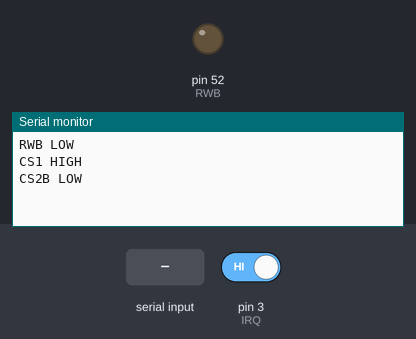
This sketch was run on a simulated Arduino Mega 2560, built with avr-gcc and run on an emulated ATmega2560. Parts: output pins drawn as LEDs (lit = HIGH), the last lines printed to the serial monitor. Inputs (shaded band) come from the test bench; at power-on: pin 3 (IRQ) HIGH. Pins used as bus, display or sensor lines are not drawn.

Above: at 1.2 s.
1.3 s: pin 3 (IRQ) driven LOW
At 1.9 s:
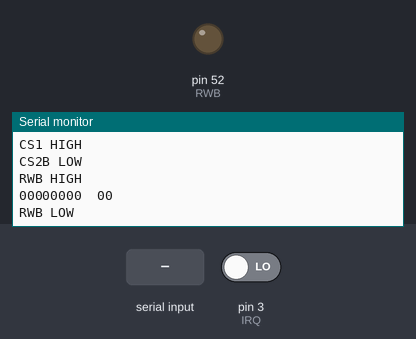
2.8 s: "e\n" received over Serial
At 4.0 s:
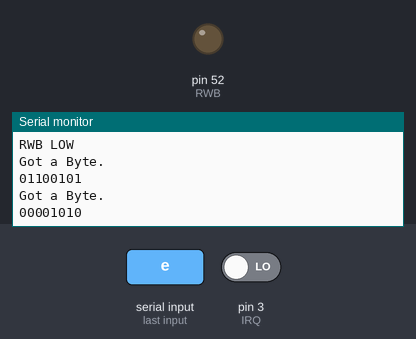
4.3 s: byte 92 (92) received over Serial
At 5.3 s:
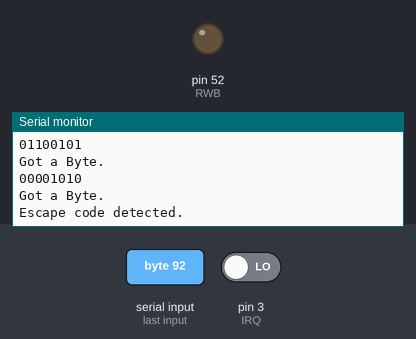

The sketch:

6522test.ino
```cpp
int DATA[] = {30,32,34,36,38,40,42,44};
int CLOCK = 46;
int CS1 = 48;
int CS2B = 50;
int RWB = 52;
int RS[]= {22, 24, 26, 28};
int RESET = 2;
int IRQ = 3;

int dly = .016;
int tck = true;
int escape = 0;
int rel = false;
int shift = false;

char kbd[256];

char output[30];

char ps2ToAsciiConvert(int scanCode) {
  if (shift) {
    switch (scanCode) {
        case 0x76: return 27; //Escape
        case 0x0E: return '~';
        case 0x16: return '!';
        case 0x1E: return '@';
        case 0x26: return '#';
        case 0x25: return '$';
        case 0x2E: return '%';
        case 0x36: return '^';
        case 0x3D: return '&';
        case 0x3E: return '*';
        case 0x46: return '(';
        case 0x45: return ')';
        case 0x4E: return '_';
        case 0x55: return '+';
        case 0x66: return  8; //Backspace
        case 0x0D: return 14;
        case 0x15: return 'Q';
        case 0x1D: return 'W';
        case 0x24: return 'E';
        case 0x2D: return 'R';
        case 0x2C: return 'T';
        case 0x35: return 'Y';
        case 0x3C: return 'U';
        case 0x43: return 'I';
        case 0x44: return 'O';
        case 0x4D: return 'P';
        case 0x54: return '{';
        case 0x5B: return '}';
        case 0x5D: return '|';
        case 0x1C: return 'A';
        case 0x1B: return 'S';
        case 0x23: return 'D';
        case 0x2B: return 'F';
        case 0x34: return 'G';
        case 0x33: return 'H';
        case 0x3B: return 'J';
        case 0x42: return 'K';
        case 0x4B: return 'L';
        case 0x4C: return ':';
        case 0x52: return '"';
        case 0x5A: return 12; //Enter
        case 0x1A: return 'Z';
        case 0x22: return 'X';
        case 0x21: return 'C';
        case 0x2A: return 'V';
        case 0x32: return 'B';
        case 0x31: return 'N';
        case 0x3A: return 'M';
        case 0x41: return '<';
        case 0x49: return '>';
        case 0x4A: return '?';
        case 0x29: return ' ';
        default: return '\0'; // Unrecognized scan code
    }
  }
    switch (scanCode) {
        case 0x76: return 27; //Escape
        case 0x0E: return '`';
        case 0x16: return '1';
        case 0x1E: return '2';
        case 0x26: return '3';
        case 0x25: return '4';
        case 0x2E: return '5';
        case 0x36: return '6';
        case 0x3D: return '7';
        case 0x3E: return '8';
        case 0x46: return '9';
        case 0x45: return '0';
        case 0x4E: return '-';
        case 0x55: return '=';
        case 0x66: return  8; //Backspace
        case 0x0D: return '\t';
        case 0x15: return 'q';
        case 0x1D: return 'w';
        case 0x24: return 'e';
        case 0x2D: return 'r';
        case 0x2C: return 't';
        case 0x35: return 'y';
        case 0x3C: return 'u';
        case 0x43: return 'i';
        case 0x44: return 'o';
        case 0x4D: return 'p';
        case 0x54: return '[';
        case 0x5B: return ']';
        case 0x5D: return '\\';
        case 0x1C: return 'a';
        case 0x1B: return 's';
        case 0x23: return 'd';
        case 0x2B: return 'f';
        case 0x34: return 'g';
        case 0x33: return 'h';
        case 0x3B: return 'j';
        case 0x42: return 'k';
        case 0x4B: return 'l';
        case 0x4C: return ';';
        case 0x52: return '\'';
        case 0x5A: return 12; //Enter
        case 0x1A: return 'z';
        case 0x22: return 'x';
        case 0x21: return 'c';
        case 0x2A: return 'v';
        case 0x32: return 'b';
        case 0x31: return 'n';
        case 0x3A: return 'm';
        case 0x41: return ',';
        case 0x49: return '.';
        case 0x4A: return '/';
        case 0x29: return ' ';
        default: return '\0'; // Unrecognized scan code
    }
}

void addKbdBuffer(char c) {
  int len = strlen(kbd);
  kbd[len] = c;
  kbd[len+1]='\0';
}

char popKbdBuffer() {
  int len = strlen(kbd);
  char c = kbd[0];
  for (int i = 0; i < len -1; i++) {
    kbd[i] = kbd[i+1];
  }
  kbd[len-1] = '\0';
  return c;
}

void setRS(int rs3, int rs2, int rs1, int rs0) {
  digitalWrite(RS[3], rs3);
  digitalWrite(RS[2], rs2);
  digitalWrite(RS[1], rs1);
  digitalWrite(RS[0], rs0);

  //sprintf(output, "RS: %i%i%i%i\n", rs3, rs2, rs1, rs0);
  //Serial.print(output);
}

void setDataPins(int d7, int d6, int d5, int d4, int d3, int d2, int d1, int d0){
  //Serial.write("setDataPins\n");
  digitalWrite(DATA[7], d7);
  //Serial.write("Pin 7\n");
  digitalWrite(DATA[6], d6);
  //Serial.write("Pin 6\n");
  digitalWrite(DATA[5], d5);
  //Serial.write("Pin 5\n");
  digitalWrite(DATA[4], d4);
  //Serial.write("Pin 4\n");
  digitalWrite(DATA[3], d3);
  //Serial.write("Pin 3\n");
  digitalWrite(DATA[2], d2);
  //Serial.write("Pin 2\n");
  digitalWrite(DATA[1], d1);
  //Serial.write("Pin 1\n");
  digitalWrite(DATA[0], d0);
  //Serial.write("Pin 0\n");

  //sprintf(output, "DATA: %s%s%s%s%s%s%s%s", d7, d6, d5, d4, d3, d2, d1);
  //Serial.print(output);
}

void tick(){
  tck=!tck;
  //if (tck) {Serial.print("HIGH");}else{Serial.print("LOW");}
  //Serial.print("\n");
  digitalWrite(CLOCK,tck);
  delay(dly);
}

void setToRead() {
  tick();
  digitalWrite(RWB, HIGH);
  Serial.print("RWB HIGH\n");
  tick();
}

void setBToOutput() {
  tick();
  // Set Data direction to output all pins B
  setRS(0,0,1,0);
  setDataPins(1,1,1,1,1,1,1,1);
  tick();
}

void setToWrite() {
  tick();
  digitalWrite(RWB, LOW);
  Serial.print("RWB LOW\n");
  tick();
}

void setAToInput() {
  tick();
  // Set Data direction to read all pins A
  setRS(0,0,1,1);
  setDataPins(0,0,0,0,0,0,0,0);
  tick();
  tick();
  // enable the CA2 Interrupt
  setRS(1,1,1,0);
  setDataPins(0,0,0,0,0,0,1,0);
  tick();
}

void enableChip() {
  // set chip select
  digitalWrite(CS1, HIGH);
  Serial.print("CS1 HIGH\n");
  digitalWrite(CS2B, LOW);
  Serial.print("CS2B LOW\n");
}

void setDataDirection(int dir) {
  for (int n=0; n < 8; n++) {
    pinMode(DATA[n], dir);
  }
}

void readKeyboard() {
  tick();
  setDataDirection(INPUT);
  setToRead();
  setRS(0,0,0,1);
  tick();

  unsigned int data = 0;
  for (int n=7; n >= 0; n--) {
    int bit = digitalRead(DATA[n]) ? 1 : 0;
    Serial.print(bit);
    data = (data << 1) + bit;
  }
  sprintf(output, "\t%02x\n", data);
  Serial.print(output);

  tick();
  setToWrite();
  setDataDirection(OUTPUT);
  tick();
  if (data == 0x12 || data == 0x59) { shift = true; }
  if (data == 0xF0) { rel = true; }
  char c = ps2ToAsciiConvert(data);
  if (rel == true && (data == 0x12 || data == 59)) { shift = false; rel = false;}
  if (c) {
    if ( !rel ) {
      Serial.print(c);
      Serial.print("\n");

      addKbdBuffer(c);
      if (c == 12) { addKbdBuffer('\r'); }
    }
    rel = false;
  }
}

void setup() {
  Serial.begin(115200);
  setDataDirection(OUTPUT);
  pinMode(CLOCK, OUTPUT);
  pinMode(CS1, OUTPUT);
  pinMode(CS2B, OUTPUT);
  delay(dly);
  pinMode(RWB, OUTPUT);
  for (int n=0; n < 4; n++) {
    pinMode(RS[n], OUTPUT);
  }
  pinMode(RESET, OUTPUT);

  pinMode(IRQ, INPUT_PULLUP);
  attachInterrupt(digitalPinToInterrupt(IRQ), readKeyboard, FALLING);

  //7 Clock Cycle reset
  digitalWrite(RESET, LOW);
  for (int i = 0; i < 14; i++) { tick(); }
  digitalWrite(RESET, HIGH);

  setToWrite();
  enableChip();
  setBToOutput();
  setAToInput();

}

void sendByte(char c) {
  tick();
  // Set RS back to Register B
  setRS(0,0,0,0);
  for (int i = 7; i >= 0; i--) {
        unsigned int bit = (c >> i) & 1;
        Serial.print(bit);
        if (bit == 1) {
          digitalWrite(DATA[i], HIGH);
        } else {
          digitalWrite(DATA[i], LOW);
        }
    }
    Serial.print("\n");
  tick();

  tick();
  // Set Peripheral Control Register to high
  setRS(1,1,0,0);
  setDataPins(1,1,1,0,0,0,0,0);
  tick();

  tick();
  // Set Peripheral Control Register to low
  setRS(1,1,0,0);
  setDataPins(1,1,0,0,0,0,0,0);
  tick();
}

void sendCode(unsigned char b) {
  switch (b) {
    // e
    case 101:
      //escape
      sendByte(27);
      break;
    // n
    case 110:
      //newline/linefeed
      sendByte(10);
      break;
    // b
    case 90:
      //backspace
      sendByte(8);
      break;
    //t
    case 116:
      //tab
      sendByte(9);
      break;
    //r
    case 114:
      //carriage return
      sendByte(13);
      break;
  }
}

void loop() {

  if (Serial.available() > 0) {
    Serial.print("Got a Byte.\n");
    unsigned char b = Serial.read();
    if (b == 92) {
      Serial.print("Escape code detected.\n");
      escape = 1;
    } else if (escape == 1) {
      escape = 0;
      sendCode(b);
    } else {
      sendByte(b);
    }
  }
  int len = strlen(kbd);
  if (len > 0) {
    char c = popKbdBuffer();
    sendByte(c);
  }
  tick();
  setRS(0,0,0,0);
  setDataPins(0,0,0,0,0,0,0,0);
  tick();


}
```

Measured:
- after the input at 1.3 s, the serial monitor: prints a new line at once (image 1)
- after the input at 2.8 s, the serial monitor: prints a new line at once (image 2)
- after the input at 4.3 s, the serial monitor: prints a new line at once (image 3)
